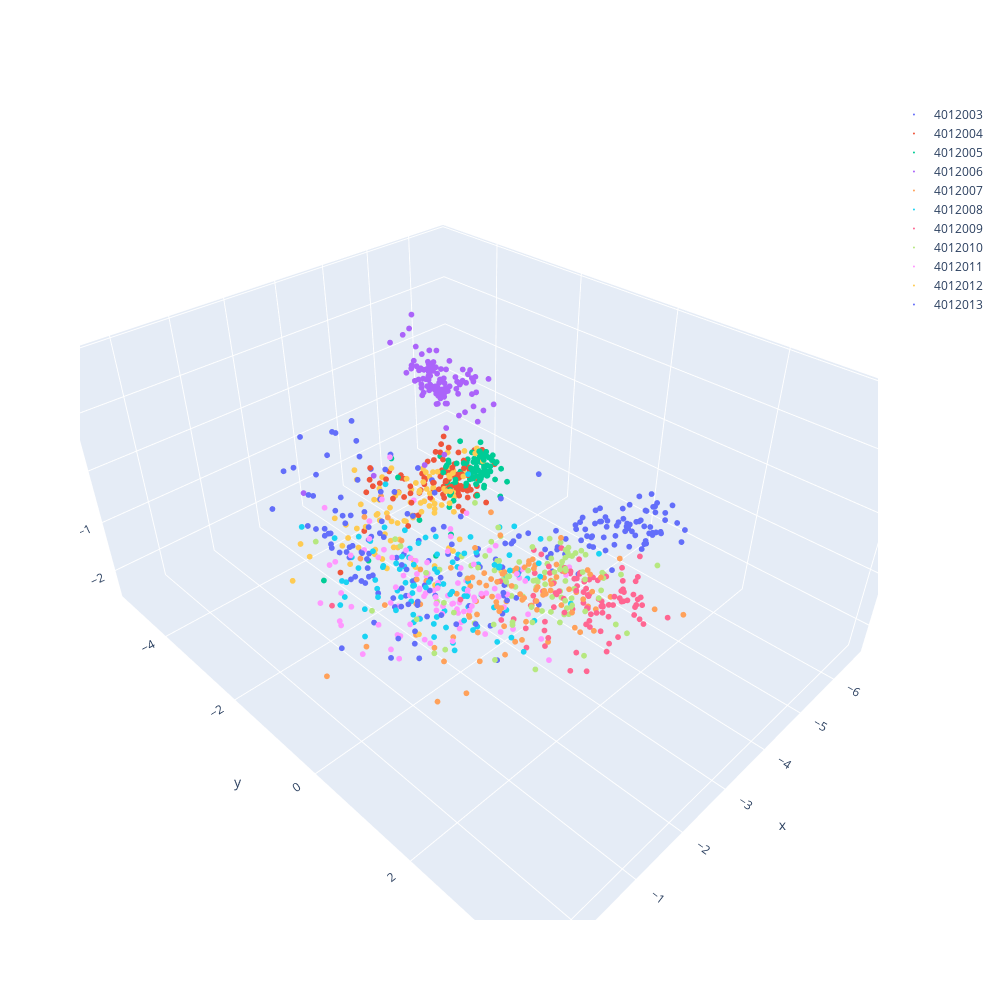

Notebook source saved alongside this figure:
### Code cell
import plotly.graph_objects as go
import plotly.io as pio
pio.renderers.default = "vscode"

import numpy as np
data = []
for idx, label in enumerate(np.unique(labels)[:]):
    tmp = train_results[np.where(labels == label)[0]]
    data.append(go.Scatter3d(x=tmp[:, 0], y=tmp[:, 1], z=tmp[:, 2], mode='markers', marker=dict(size=2), name=str(label)))
fig = go.Figure(data=data)
fig.update_layout(
    autosize=False,
    width=1000,
    height=1000,
    )
fig.show()
